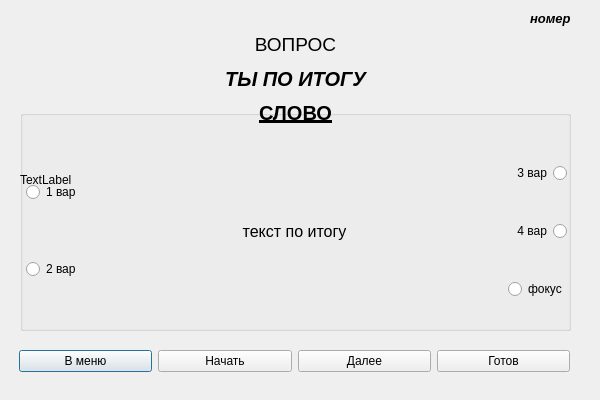
<?xml version="1.0" encoding="UTF-8"?>
<ui version="4.0">
 <class>TestVerbs</class>
 <widget class="QDialog" name="TestVerbs">
  <property name="geometry">
   <rect>
    <x>0</x>
    <y>0</y>
    <width>600</width>
    <height>400</height>
   </rect>
  </property>
  <property name="windowTitle">
   <string>Тест по Глаголам</string>
  </property>
  <widget class="QGroupBox" name="groupBox">
   <property name="geometry">
    <rect>
     <x>20</x>
     <y>110</y>
     <width>551</width>
     <height>221</height>
    </rect>
   </property>
   <property name="title">
    <string/>
   </property>
   <property name="checkable">
    <bool>false</bool>
   </property>
   <widget class="QWidget" name="layoutWidget">
    <property name="geometry">
     <rect>
      <x>6</x>
      <y>21</y>
      <width>541</width>
      <height>201</height>
     </rect>
    </property>
    <layout class="QHBoxLayout" name="horizontalLayout">
     <item>
      <layout class="QVBoxLayout" name="verticalLayout">
       <item>
        <widget class="QRadioButton" name="word_1">
         <property name="text">
          <string>1 вар</string>
         </property>
        </widget>
       </item>
       <item>
        <widget class="QRadioButton" name="word_2">
         <property name="text">
          <string>2 вар</string>
         </property>
        </widget>
       </item>
      </layout>
     </item>
     <item>
      <widget class="QLabel" name="msg_text">
       <property name="sizePolicy">
        <sizepolicy hsizetype="Preferred" vsizetype="Preferred">
         <horstretch>1</horstretch>
         <verstretch>0</verstretch>
        </sizepolicy>
       </property>
       <property name="minimumSize">
        <size>
         <width>0</width>
         <height>0</height>
        </size>
       </property>
       <property name="sizeIncrement">
        <size>
         <width>0</width>
         <height>0</height>
        </size>
       </property>
       <property name="font">
        <font>
         <pointsize>12</pointsize>
        </font>
       </property>
       <property name="layoutDirection">
        <enum>Qt::LeftToRight</enum>
       </property>
       <property name="autoFillBackground">
        <bool>false</bool>
       </property>
       <property name="frameShape">
        <enum>QFrame::NoFrame</enum>
       </property>
       <property name="text">
        <string>текст по итогу</string>
       </property>
       <property name="alignment">
        <set>Qt::AlignCenter</set>
       </property>
       <property name="wordWrap">
        <bool>true</bool>
       </property>
      </widget>
     </item>
     <item>
      <layout class="QVBoxLayout" name="verticalLayout_2">
       <item>
        <widget class="QRadioButton" name="word_3">
         <property name="layoutDirection">
          <enum>Qt::RightToLeft</enum>
         </property>
         <property name="text">
          <string>3 вар</string>
         </property>
        </widget>
       </item>
       <item>
        <widget class="QRadioButton" name="word_4">
         <property name="layoutDirection">
          <enum>Qt::RightToLeft</enum>
         </property>
         <property name="text">
          <string>4 вар</string>
         </property>
        </widget>
       </item>
       <item>
        <widget class="QRadioButton" name="clean_Button">
         <property name="enabled">
          <bool>true</bool>
         </property>
         <property name="font">
          <font>
           <strikeout>false</strikeout>
          </font>
         </property>
         <property name="inputMethodHints">
          <set>Qt::ImhNone</set>
         </property>
         <property name="text">
          <string>фокус</string>
         </property>
         <property name="checkable">
          <bool>true</bool>
         </property>
        </widget>
       </item>
      </layout>
     </item>
    </layout>
   </widget>
  </widget>
  <widget class="QWidget" name="layoutWidget_2">
   <property name="geometry">
    <rect>
     <x>19</x>
     <y>336</y>
     <width>551</width>
     <height>51</height>
    </rect>
   </property>
   <layout class="QHBoxLayout" name="horizontalLayout_2">
    <item>
     <widget class="QPushButton" name="back_to_menu_Button">
      <property name="text">
       <string>В меню</string>
      </property>
     </widget>
    </item>
    <item>
     <widget class="QPushButton" name="start_Button">
      <property name="text">
       <string>Начать</string>
      </property>
     </widget>
    </item>
    <item>
     <widget class="QPushButton" name="next_Button">
      <property name="text">
       <string>Далее</string>
      </property>
     </widget>
    </item>
    <item>
     <widget class="QPushButton" name="done_Button">
      <property name="text">
       <string>Готов</string>
      </property>
     </widget>
    </item>
   </layout>
  </widget>
  <widget class="QLabel" name="number_of_page">
   <property name="geometry">
    <rect>
     <x>530</x>
     <y>10</y>
     <width>54</width>
     <height>17</height>
    </rect>
   </property>
   <property name="font">
    <font>
     <pointsize>10</pointsize>
     <weight>75</weight>
     <italic>true</italic>
     <bold>true</bold>
    </font>
   </property>
   <property name="text">
    <string>номер</string>
   </property>
  </widget>
  <widget class="QWidget" name="layoutWidget_3">
   <property name="geometry">
    <rect>
     <x>20</x>
     <y>30</y>
     <width>551</width>
     <height>97</height>
    </rect>
   </property>
   <layout class="QVBoxLayout" name="verticalLayout_3">
    <item>
     <widget class="QLabel" name="text_question">
      <property name="font">
       <font>
        <pointsize>14</pointsize>
        <italic>false</italic>
       </font>
      </property>
      <property name="text">
       <string>ВОПРОС</string>
      </property>
      <property name="alignment">
       <set>Qt::AlignCenter</set>
      </property>
     </widget>
    </item>
    <item>
     <widget class="QLabel" name="mark_text">
      <property name="font">
       <font>
        <pointsize>15</pointsize>
        <weight>75</weight>
        <italic>true</italic>
        <bold>true</bold>
       </font>
      </property>
      <property name="text">
       <string>ТЫ ПО ИТОГУ</string>
      </property>
      <property name="alignment">
       <set>Qt::AlignCenter</set>
      </property>
      <property name="wordWrap">
       <bool>true</bool>
      </property>
     </widget>
    </item>
    <item>
     <widget class="QLabel" name="text_word">
      <property name="font">
       <font>
        <pointsize>15</pointsize>
        <weight>75</weight>
        <bold>true</bold>
        <underline>true</underline>
       </font>
      </property>
      <property name="text">
       <string>СЛОВО</string>
      </property>
      <property name="alignment">
       <set>Qt::AlignCenter</set>
      </property>
     </widget>
    </item>
   </layout>
  </widget>
  <widget class="QLabel" name="label">
   <property name="geometry">
    <rect>
     <x>20</x>
     <y>20</y>
     <width>550</width>
     <height>320</height>
    </rect>
   </property>
   <property name="text">
    <string>TextLabel</string>
   </property>
  </widget>
 </widget>
 <resources/>
 <connections/>
</ui>
